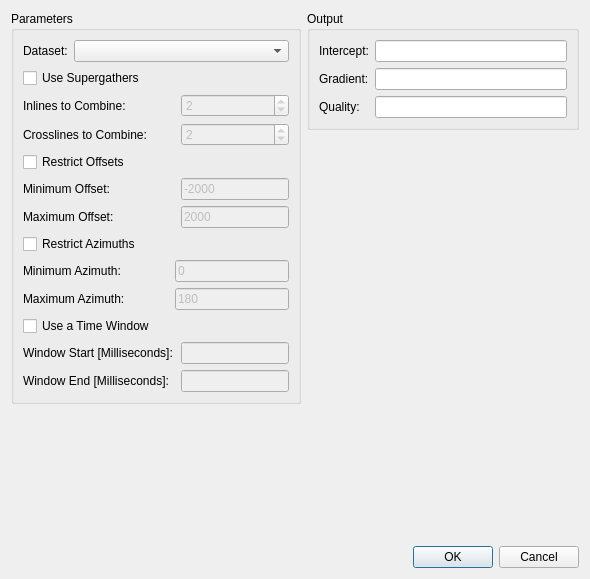
<?xml version="1.0" encoding="UTF-8"?>
<ui version="4.0">
 <class>InterceptGradientVolumeDialog_2</class>
 <widget class="QDialog" name="InterceptGradientVolumeDialog_2">
  <property name="geometry">
   <rect>
    <x>0</x>
    <y>0</y>
    <width>590</width>
    <height>579</height>
   </rect>
  </property>
  <property name="windowTitle">
   <string>Intercept and Gradient Volumes</string>
  </property>
  <property name="windowIcon">
   <iconset resource="../ProjectViewer/icons.qrc">
    <normaloff>:/icons/images/logo_fs_64x64.png</normaloff>:/icons/images/logo_fs_64x64.png</iconset>
  </property>
  <layout class="QVBoxLayout" name="verticalLayout_2">
   <item>
    <layout class="QHBoxLayout" name="horizontalLayout_2">
     <item>
      <widget class="QGroupBox" name="groupBox_2">
       <property name="title">
        <string>Parameters</string>
       </property>
       <layout class="QGridLayout" name="gridLayout_2">
        <item row="12" column="2">
         <widget class="QLineEdit" name="leWindowEnd">
          <property name="enabled">
           <bool>false</bool>
          </property>
         </widget>
        </item>
        <item row="0" column="0" colspan="3">
         <layout class="QHBoxLayout" name="horizontalLayout">
          <item>
           <widget class="QLabel" name="label">
            <property name="text">
             <string>Dataset:</string>
            </property>
           </widget>
          </item>
          <item>
           <widget class="QComboBox" name="cbDataset">
            <property name="sizePolicy">
             <sizepolicy hsizetype="Expanding" vsizetype="Fixed">
              <horstretch>0</horstretch>
              <verstretch>0</verstretch>
             </sizepolicy>
            </property>
           </widget>
          </item>
         </layout>
        </item>
        <item row="8" column="1" colspan="2">
         <widget class="QLineEdit" name="leMinAzimuth">
          <property name="enabled">
           <bool>false</bool>
          </property>
          <property name="text">
           <string>0</string>
          </property>
         </widget>
        </item>
        <item row="3" column="0">
         <widget class="QLabel" name="label_9">
          <property name="text">
           <string>Crosslines to Combine:</string>
          </property>
         </widget>
        </item>
        <item row="8" column="0">
         <widget class="QLabel" name="label_23">
          <property name="text">
           <string>Minimum Azimuth:</string>
          </property>
         </widget>
        </item>
        <item row="6" column="0">
         <widget class="QLabel" name="label_8">
          <property name="text">
           <string>Maximum Offset:</string>
          </property>
         </widget>
        </item>
        <item row="4" column="0">
         <widget class="QCheckBox" name="cbRestrictOffset">
          <property name="text">
           <string>Restrict Offsets</string>
          </property>
          <property name="checked">
           <bool>false</bool>
          </property>
         </widget>
        </item>
        <item row="10" column="0">
         <widget class="QCheckBox" name="cbTimeWindow">
          <property name="text">
           <string>Use a Time Window</string>
          </property>
         </widget>
        </item>
        <item row="9" column="1" colspan="2">
         <widget class="QLineEdit" name="leMaxAzimuth">
          <property name="enabled">
           <bool>false</bool>
          </property>
          <property name="text">
           <string>180</string>
          </property>
         </widget>
        </item>
        <item row="11" column="2">
         <widget class="QLineEdit" name="leWindowStart">
          <property name="enabled">
           <bool>false</bool>
          </property>
         </widget>
        </item>
        <item row="2" column="2">
         <widget class="QSpinBox" name="sbInlines">
          <property name="enabled">
           <bool>false</bool>
          </property>
          <property name="minimum">
           <number>1</number>
          </property>
          <property name="maximum">
           <number>9</number>
          </property>
          <property name="value">
           <number>2</number>
          </property>
         </widget>
        </item>
        <item row="3" column="2">
         <widget class="QSpinBox" name="sbCrosslines">
          <property name="enabled">
           <bool>false</bool>
          </property>
          <property name="minimum">
           <number>1</number>
          </property>
          <property name="maximum">
           <number>9</number>
          </property>
          <property name="value">
           <number>2</number>
          </property>
         </widget>
        </item>
        <item row="12" column="0">
         <widget class="QLabel" name="label_6">
          <property name="text">
           <string>Window End [Milliseconds]:</string>
          </property>
         </widget>
        </item>
        <item row="11" column="0" colspan="2">
         <widget class="QLabel" name="label_2">
          <property name="text">
           <string>Window Start [Milliseconds]:</string>
          </property>
         </widget>
        </item>
        <item row="2" column="0">
         <widget class="QLabel" name="label_5">
          <property name="text">
           <string>Inlines to Combine:</string>
          </property>
         </widget>
        </item>
        <item row="1" column="0">
         <widget class="QCheckBox" name="cbSuperGather">
          <property name="text">
           <string>Use Supergathers</string>
          </property>
         </widget>
        </item>
        <item row="9" column="0">
         <widget class="QLabel" name="label_24">
          <property name="text">
           <string>Maximum Azimuth:</string>
          </property>
         </widget>
        </item>
        <item row="7" column="0">
         <widget class="QCheckBox" name="cbRestrictAzimuth">
          <property name="text">
           <string>Restrict Azimuths</string>
          </property>
         </widget>
        </item>
        <item row="6" column="2">
         <widget class="QLineEdit" name="leMaxOffset">
          <property name="enabled">
           <bool>false</bool>
          </property>
          <property name="text">
           <string>2000</string>
          </property>
         </widget>
        </item>
        <item row="5" column="0">
         <widget class="QLabel" name="label_10">
          <property name="text">
           <string>Minimum Offset:</string>
          </property>
         </widget>
        </item>
        <item row="5" column="2">
         <widget class="QLineEdit" name="leMinOffset">
          <property name="enabled">
           <bool>false</bool>
          </property>
          <property name="text">
           <string>-2000</string>
          </property>
         </widget>
        </item>
       </layout>
       <zorder>cbSuperGather</zorder>
       <zorder>label_5</zorder>
       <zorder>sbInlines</zorder>
       <zorder>label_9</zorder>
       <zorder>sbCrosslines</zorder>
       <zorder>cbRestrictOffset</zorder>
       <zorder>cbRestrictAzimuth</zorder>
       <zorder>label_23</zorder>
       <zorder>leMinAzimuth</zorder>
       <zorder>label_24</zorder>
       <zorder>leMaxAzimuth</zorder>
       <zorder>cbTimeWindow</zorder>
       <zorder>label_2</zorder>
       <zorder>leWindowStart</zorder>
       <zorder>label_6</zorder>
       <zorder>leWindowEnd</zorder>
       <zorder>label_8</zorder>
       <zorder>leMaxOffset</zorder>
       <zorder>label_10</zorder>
       <zorder>leMinOffset</zorder>
      </widget>
     </item>
     <item>
      <layout class="QVBoxLayout" name="verticalLayout">
       <item>
        <widget class="QGroupBox" name="groupBox">
         <property name="title">
          <string>Output</string>
         </property>
         <layout class="QGridLayout" name="gridLayout">
          <item row="0" column="0">
           <widget class="QLabel" name="label_3">
            <property name="text">
             <string>Intercept:</string>
            </property>
           </widget>
          </item>
          <item row="0" column="1">
           <widget class="QLineEdit" name="leIntercept"/>
          </item>
          <item row="1" column="0">
           <widget class="QLabel" name="label_4">
            <property name="text">
             <string>Gradient:</string>
            </property>
           </widget>
          </item>
          <item row="1" column="1">
           <widget class="QLineEdit" name="leGradient"/>
          </item>
          <item row="2" column="0">
           <widget class="QLabel" name="label_7">
            <property name="text">
             <string>Quality:</string>
            </property>
           </widget>
          </item>
          <item row="2" column="1">
           <widget class="QLineEdit" name="leQuality"/>
          </item>
         </layout>
        </widget>
       </item>
       <item>
        <spacer name="verticalSpacer">
         <property name="orientation">
          <enum>Qt::Vertical</enum>
         </property>
         <property name="sizeHint" stdset="0">
          <size>
           <width>20</width>
           <height>40</height>
          </size>
         </property>
        </spacer>
       </item>
      </layout>
     </item>
    </layout>
   </item>
   <item>
    <spacer name="verticalSpacer_2">
     <property name="orientation">
      <enum>Qt::Vertical</enum>
     </property>
     <property name="sizeHint" stdset="0">
      <size>
       <width>20</width>
       <height>40</height>
      </size>
     </property>
    </spacer>
   </item>
   <item>
    <widget class="QDialogButtonBox" name="buttonBox">
     <property name="orientation">
      <enum>Qt::Horizontal</enum>
     </property>
     <property name="standardButtons">
      <set>QDialogButtonBox::Cancel|QDialogButtonBox::Ok</set>
     </property>
    </widget>
   </item>
  </layout>
 </widget>
 <resources>
  <include location="../ProjectViewer/icons.qrc"/>
 </resources>
 <connections>
  <connection>
   <sender>buttonBox</sender>
   <signal>accepted()</signal>
   <receiver>InterceptGradientVolumeDialog_2</receiver>
   <slot>accept()</slot>
   <hints>
    <hint type="sourcelabel">
     <x>248</x>
     <y>254</y>
    </hint>
    <hint type="destinationlabel">
     <x>157</x>
     <y>274</y>
    </hint>
   </hints>
  </connection>
  <connection>
   <sender>buttonBox</sender>
   <signal>rejected()</signal>
   <receiver>InterceptGradientVolumeDialog_2</receiver>
   <slot>reject()</slot>
   <hints>
    <hint type="sourcelabel">
     <x>316</x>
     <y>260</y>
    </hint>
    <hint type="destinationlabel">
     <x>286</x>
     <y>274</y>
    </hint>
   </hints>
  </connection>
  <connection>
   <sender>cbRestrictOffset</sender>
   <signal>toggled(bool)</signal>
   <receiver>leMaxOffset</receiver>
   <slot>setEnabled(bool)</slot>
   <hints>
    <hint type="sourcelabel">
     <x>167</x>
     <y>160</y>
    </hint>
    <hint type="destinationlabel">
     <x>260</x>
     <y>187</y>
    </hint>
   </hints>
  </connection>
  <connection>
   <sender>cbSuperGather</sender>
   <signal>toggled(bool)</signal>
   <receiver>sbInlines</receiver>
   <slot>setEnabled(bool)</slot>
   <hints>
    <hint type="sourcelabel">
     <x>71</x>
     <y>178</y>
    </hint>
    <hint type="destinationlabel">
     <x>162</x>
     <y>200</y>
    </hint>
   </hints>
  </connection>
  <connection>
   <sender>cbSuperGather</sender>
   <signal>toggled(bool)</signal>
   <receiver>sbCrosslines</receiver>
   <slot>setEnabled(bool)</slot>
   <hints>
    <hint type="sourcelabel">
     <x>71</x>
     <y>178</y>
    </hint>
    <hint type="destinationlabel">
     <x>162</x>
     <y>230</y>
    </hint>
   </hints>
  </connection>
  <connection>
   <sender>cbTimeWindow</sender>
   <signal>toggled(bool)</signal>
   <receiver>leWindowStart</receiver>
   <slot>setEnabled(bool)</slot>
   <hints>
    <hint type="sourcelabel">
     <x>108</x>
     <y>213</y>
    </hint>
    <hint type="destinationlabel">
     <x>281</x>
     <y>240</y>
    </hint>
   </hints>
  </connection>
  <connection>
   <sender>cbTimeWindow</sender>
   <signal>toggled(bool)</signal>
   <receiver>leWindowEnd</receiver>
   <slot>setEnabled(bool)</slot>
   <hints>
    <hint type="sourcelabel">
     <x>108</x>
     <y>213</y>
    </hint>
    <hint type="destinationlabel">
     <x>281</x>
     <y>268</y>
    </hint>
   </hints>
  </connection>
  <connection>
   <sender>cbRestrictAzimuth</sender>
   <signal>toggled(bool)</signal>
   <receiver>leMinAzimuth</receiver>
   <slot>setEnabled(bool)</slot>
   <hints>
    <hint type="sourcelabel">
     <x>203</x>
     <y>258</y>
    </hint>
    <hint type="destinationlabel">
     <x>299</x>
     <y>294</y>
    </hint>
   </hints>
  </connection>
  <connection>
   <sender>cbRestrictAzimuth</sender>
   <signal>toggled(bool)</signal>
   <receiver>leMaxAzimuth</receiver>
   <slot>setEnabled(bool)</slot>
   <hints>
    <hint type="sourcelabel">
     <x>203</x>
     <y>258</y>
    </hint>
    <hint type="destinationlabel">
     <x>299</x>
     <y>333</y>
    </hint>
   </hints>
  </connection>
  <connection>
   <sender>cbRestrictOffset</sender>
   <signal>toggled(bool)</signal>
   <receiver>leMinOffset</receiver>
   <slot>setEnabled(bool)</slot>
   <hints>
    <hint type="sourcelabel">
     <x>112</x>
     <y>195</y>
    </hint>
    <hint type="destinationlabel">
     <x>279</x>
     <y>228</y>
    </hint>
   </hints>
  </connection>
 </connections>
</ui>
